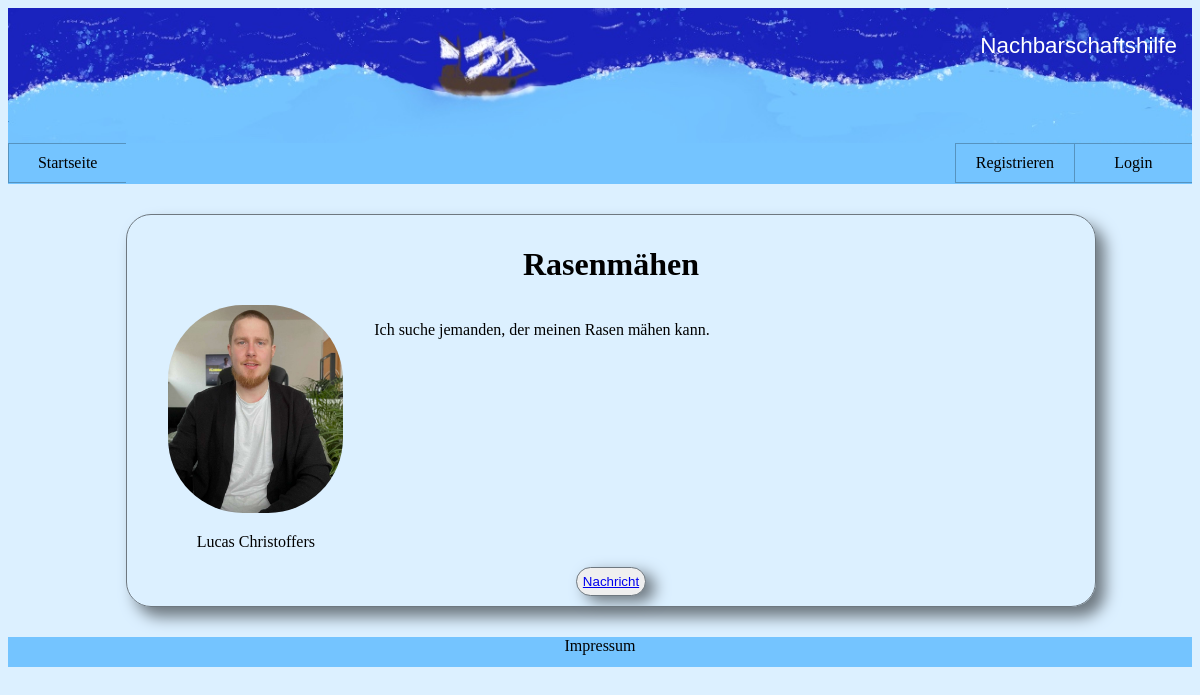
The page /Pins/angebot_eins.php?id=1 on the database its author committed.
### tables this page shows
CREATE TABLE Hilfsgesuch (
            ID INTEGER PRIMARY KEY AUTOINCREMENT,
            Titel TEXT(40),
            Beschreibung TEXT(1200),
            Kategorie INTEGER,
            Ersteller INTEGER,
            FOREIGN KEY(Kategorie) REFERENCES Kategorie(ID),
            FOREIGN KEY(Ersteller) REFERENCES Nutzer(ID)
        );

CREATE TABLE Nutzer (
            ID INTEGER PRIMARY KEY AUTOINCREMENT,
            EMail TEXT(40),
            Vorname TEXT(20),
            Nachname TEXT(20),
            Addresse TEXT(40),
            bild TEXT(40),
            PLZ INTEGER,
            telnr INTEGER,
            passwort TEXT(255),
            FOREIGN KEY(PLZ) REFERENCES Stadt(PLZ)
        );

### Datenbank/db_Detail_Angebot.php (called while the page is built)
<?php
include "db_Verbindung.php";
try{
    $query = "SELECT * FROM Hilfsgesuch LEFT JOIN Nutzer ON Hilfsgesuch.Ersteller = Nutzer.ID WHERE Hilfsgesuch.ID = ?";
    $query = $verbindung->prepare($query);
    $query->bindValue(1, $_GET['id']);
    $query->execute();
    $ergebnis = $query->fetch();
}catch(Exception $e){
}
?>

### Pins/angebot_eins.php (the view, shortened to what this page needs)
<?php
include "../Datenbank/db_Detail_Angebot.php";
?>
<!DOCTYPE html>
<html lang="en">
<head>
    <link rel="stylesheet" type="text/css" href="../CSS/style.css">
    <link rel="stylesheet" type="text/css" href="../CSS/Pins/angeboteins.css">
</head>
<body>
    <?php
    include "../Ressourcen/header.php";
    ?>
    <div id="angeboteins">
        <div class="Container_Angebot">
            <div class="box3">
                <h1> <?php echo $ergebnis['Titel'] ?> </h1>
            </div>
            <div class="box1">
                <img src= <?php  echo '../Bilder/profile/'. $ergebnis['bild'] ?> alt="Profil Bild">
                <p><?php echo $ergebnis['Vorname']. ' '. $ergebnis['Nachname'] ?></p>
            </div>
            <div class="box2">
                <p>
                    <?php echo $ergebnis['Beschreibung'] ?>
                </p>
            </div>
            <div class="box4">
                <a href= <?php echo "mailto:".$ergebnis['EMail']?>>Nachricht</a>
            </div>
        </div>
    </div>
    <?php
    include "../Ressourcen/footer.php";
    ?>
</body>
</html>

### CSS/style.css (style rules this page uses)
body { background-color: #dcf0ff; }

### CSS/Pins/angeboteins.css (style rules this page uses)
#angeboteins { margin-left: auto; margin-right: auto; border-radius: 25px; width: 80%; padding: 30px; display: table; font-family: 'Times New Roman', Times, serif; }
.Container_Angebot .box1 { margin: auto; width: 25%; text-align: center; }
.Container_Angebot .box2 { width: 75%; font-family: 'Times New Roman', Times, serif; }
.Container_Angebot .box3 { width: 100%; text-align: center; }
.Container_Angebot .box4 { font-size: 13.3333px; border: 1px solid #6E7880; color: black; border-radius: 25px; margin: auto; font-family: Arial; background-color: #efefef; box-shadow: 9px 6px 15px #6E7880; display: block; color: black; text-decoration: none; padding: 6px; text-align: center; }
img { width: 75%; max-width: 175px; border-radius: 75px; }
.Container_Angebot { display: flex; flex-wrap: wrap; width: 100%; height: auto; padding: 10px; border: 0.5px solid #6E7880; box-shadow: 9px 10px 15px #6E7880; border-radius: 25px; }

### rows shown on the page
hilfsgesuch: Titel "Rasenmähen", Ersteller.bild (picture), Ersteller.Vorname "Lucas", Ersteller.Nachname "Christoffers", Beschreibung "Ich suche jemanden, der meinen Rasen mähen kann."
